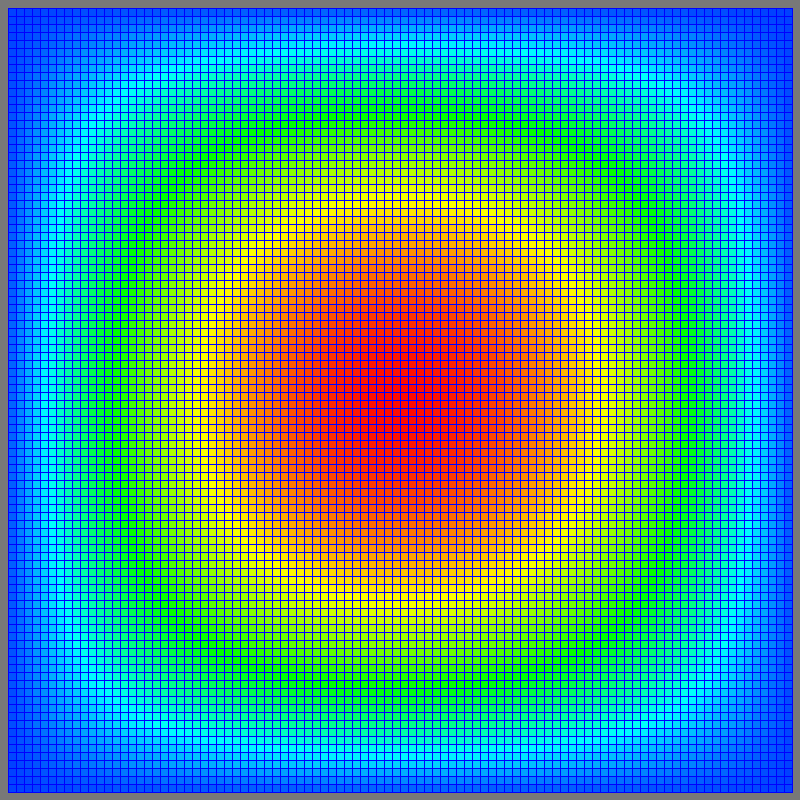
Frame 1 (no input)
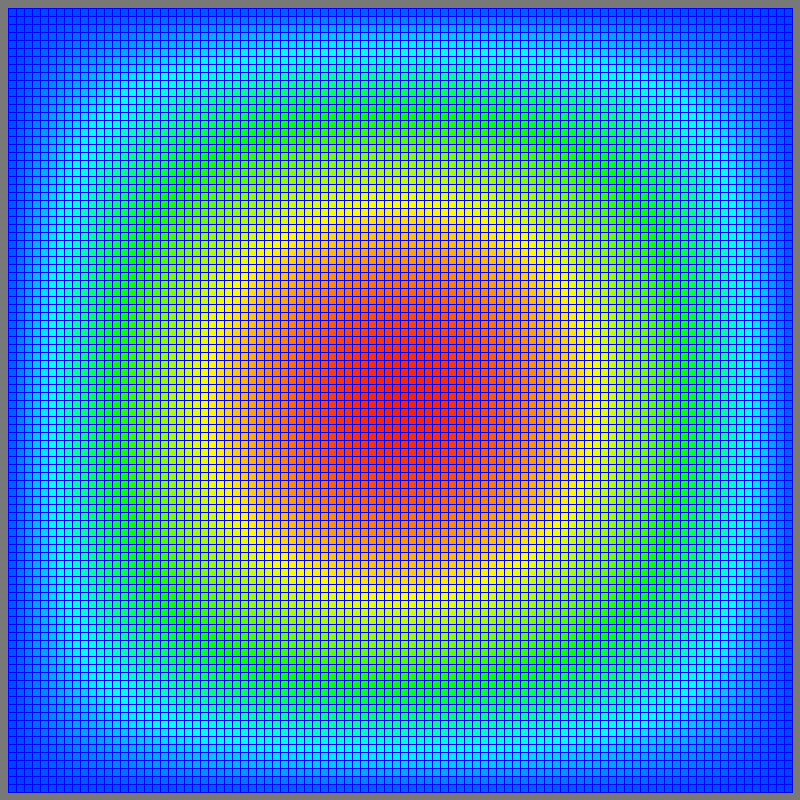
Frame 60 (the mouse pressed at the canvas centre just before this capture)
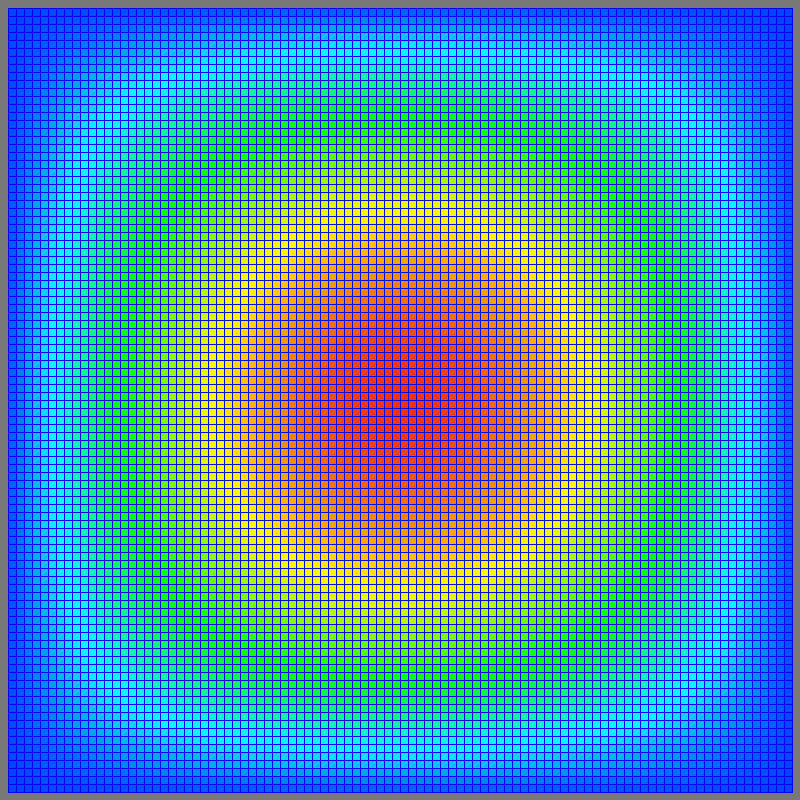
Frame 120 (the mouse held since frame 60 and released just before this capture)

The Processing sketch that drew these frames (run headless with seeded random() and noise(); from frame 60 on, the mouse is pressed at the canvas centre):

// Processing sketch: DEheat
// ── DEheat.pde
Txyt s1;
void setup(){
  size(800,800);
  stroke(0,0,255);
 
  s1 = new Txyt(0.3,0.1);
  //frameRate(30);
  colorMode(HSB);
}
void draw(){  
  background(120);
  s1.update();
}

// ── Txyt.pde
/****************************************************************************
 * FILE: ser_heat2D.c
 * DESCRIPTION:
 *   Serial HEAT2D Example - C Version
 *   This example is based on a simplified
 *   two-dimensional heat equation domain decomposition.  The initial
 *   temperature is computed to be high in the middle of the domain and
 *   zero at the boundaries.  The boundaries are held at zero throughout
 *   the simulation.  During the time-stepping, an array containing two
 *   domains is used; these domains alternate between old data and new data.
 * AUTHOR: D. Turner
 * Last Revised: 04/15/05 Blaise Barney
 * Last Revised: 03/25/19 Doug Suh           iostream, C++
 * Last Revised: 11/10/19 Doug Suh           Processing3.0 animation
 ****************************************************************************/
class Txyt {
  Txyt() {
    cx = 0.1;
    cy = 0.1;
    inidat();
  }
  Txyt(float cxx, float cyy) {
    cx = cxx;
    cy = cyy;
    inidat();
  }

  int nx = 100;
  int ny = 100;
  float cx,cy;
  float sx,sy; // spacing
  int nn = 0;

  float u0[], u1[];
  /*****************************************************************************
   *  subroutine inidat  ????   f(x, y) = x*(Y-x)*y*(Y-y)    ????
   *****************************************************************************/
  void inidat() {
    int ix, iy;
    u0 = new float[nx*ny];    
    u1 = new float[nx*ny];
    // initial condition t = 0
    for (ix = 0; ix < nx; ix++)
      for (iy = 0; iy < ny; iy++)
        u0[ix*ny + iy] = (float)(ix * (nx - 1 - ix) * iy * (ny - 1 - iy)); 
    // boundary condition (x, y) 
    for (ix = 0; ix < nx; ix++) { // top and bottom
      u1[ix*ny] = u0[ix*ny];
      u1[ix*ny + ny - 1] = u0[ix*ny + ny - 1];
    }
    for (iy = 0; iy < ny; iy++) { // left and right
      u1[iy] = u0[iy];
      u1[(nx - 1)*ny + iy] = u0[(nx - 1)*ny + iy];
    }
    sx = width/nx;
    sy = height/ny;
    print("init "+u0[50*nx+50]+"\n");
  }
  /****************************************************************************
   *   (f(x,y)_n+1 - f(x,y)_n) / dt = gamma(d^2 f(x,y) / dx^2 + d^2 f(x,y) / dy^2)
   * where
   *     d^2 f(x,y) / dx^2 = ((f(x + dx,y) - f(x,y)) - (f(x,y) - f(x-dx,y))) / dx^2
   *     d^2 f(x,y) / dy^2 = ((f(x,y + dy) - f(x,y)) - (f(x,y) - f(x,y)-dy)) / dy^2
   ****************************************************************************/
  void update() {
    nn++;
    //nn %= 2;
    if((nn%2) == 0) update(u1,u0);
    else      update(u0,u1);
    
    if((nn % 30) == 0)print(nn+"  " +u1[50*nx+50]+"\n");
  }
  void update(float[] uu1, float [] uu2){
    int ix, iy, ixiy;

    for (ix = 1; ix < nx - 1; ix++) {
      for (iy = 1; iy < ny - 1; iy++) {
        ixiy = ix * ny + iy;
        uu2[ixiy] = uu1[ixiy] +
          cx * (uu1[ixiy + ny] + uu1[ixiy - ny] - 2.0 * uu1[ixiy]) +
          cy * (uu1[ixiy + 1] + uu1[ixiy - 1] - 2.0 * uu1[ixiy]);
        fill((int)(255 - (uu2[ixiy]/6.1e6*160+95)),255,255);  // HSB
        //fill((int)(uu2[ixiy]/7.0e6*255));  // black&white
        rect(ix*sx,iy*sy,sx,sy);
      }      
    }
  }
}
